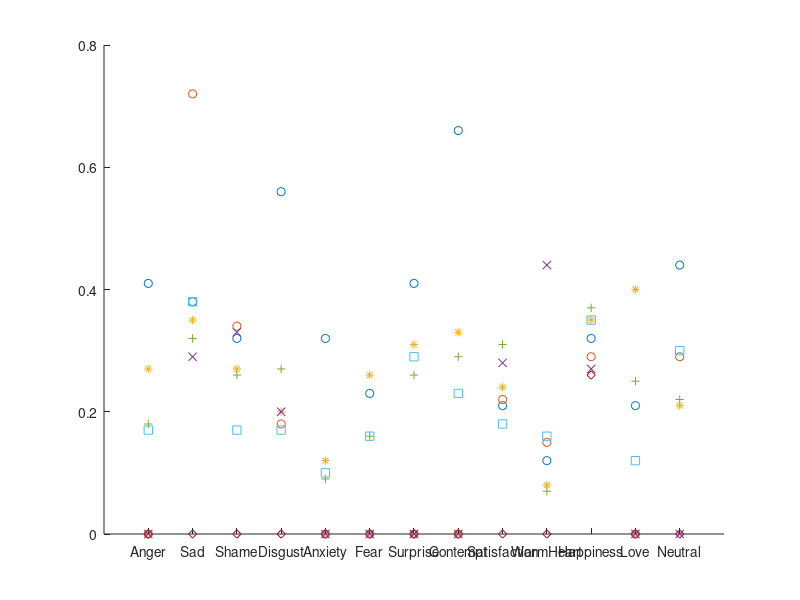

This chart was generated by the following MATLAB code:
x_axis = [1, 2 , 3, 4, 5, 6, 7, 8, 9, 10, 11, 12, 13];
% Random forest 
precision_random_forest = [0.41, 0.38, 0.32, 0.56, 0.32, 0.23, 0.41, 0.66, 0.21, 0.12, 0.32, 0.21, 0.44];

% Decision Tree classifier
precision_dec_tree = [0, 0.72, 0.34, 0.18, 0, 0, 0, 0, 0.22, 0.15, 0.29, 0, 0.29];
    
%SVM 
precision_SVM = [0.27, 0.35, 0.27, 0.2, 0.12, 0.26, 0.31, 0.33, 0.24, 0.08, 0.35, 0.4, 0.21];

%KNN
precision_KNN = [0, 0.29, 0.33, 0.2, 0, 0, 0, 0, 0.28, 0.44, 0.27, 0, 0];

%Log Regression
precision_log_reg = [0.18, 0.32, 0.26, 0.27, 0.09, 0.16, 0.26, 0.29, 0.31, 0.07, 0.37, 0.25, 0.22];

% Convolutional NN
precision_CNN = [0.17, 0.38, 0.17, 0.17, 0.10, 0.16, 0.29, 0.23, 0.18, 0.16, 0.35, 0.12, 0.3];

% Fully connected NN
precision_FCNN = [0,0,0,0,0,0,0,0,0,0,0.26,0,0];

scatter(x_axis, precision_random_forest)
hold on
scatter(x_axis, precision_dec_tree, 'o')
scatter(x_axis, precision_SVM, '*')
scatter(x_axis, precision_KNN, 'x')
scatter(x_axis, precision_log_reg, '+')
scatter(x_axis, precision_CNN, 's')
scatter(x_axis, precision_FCNN,'d')

xticks ([1, 2 ,3, 4, 5, 6, 7, 8, 9, 10, 11, 12, 13])
xticklabels({'Anger', 'Sad', 'Shame', 'Disgust', 'Anxiety', 'Fear', 'Surprise', 'Contempt', 'Satisfaction', 'WarmHeart', 'Happiness', 'Love', 'Neutral'})
xtickangle(45)